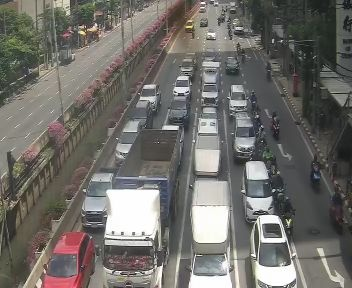
#> input picture ai-detect-traffic/bmatraffic_yolo_pipeline/src/data/snapshots/sathon12_footbridge_id1748.jpg.raw.jpg, 352 x 288 px
$ python -i bma_lastest.py   (imports and definitions only)   (Python 2 division)
#> lines starting #> are read from the running program, lines starting #| are printed output that depends on the picture
import argparse, os, json, time, traceback, cv2, pandas as pd, numpy as np, re, requests
from io import BytesIO
from PIL import Image
from datetime import datetime, timedelta
from typing import Optional
from ultralytics import YOLO
from utils import align_to_window, class_filter_map, now_local, slugify, get_lag_values
from urllib.parse import urljoin, urlparse, parse_qs
from shapely.geometry import Polygon, Point
import cv2, numpy as np, requests

# เก็บเฉพาะถนนฝั่งขวา
ROI_RIGHT_INCLUDE_NORM = [
    (0.45, 0.15),  # บนซ้ายของฝั่งขวา (ร่นซ้ายเล็กน้อยเพื่อให้ center ของรถเข้า ROI ง่ายขึ้น)
    (0.80, 0.15),  # บนขวา
    (1.00, 1.00),  # ล่างขวา
    (0.10, 1.00),  # ล่างซ้ายของฝั่งขวา
]


# [30 lines left out: functions norm_to_abs_points, apply_polygon_mask, not called in this run]


def enhance_image_for_detection(image):
    """
    ปรับปรุงภาพให้เหมาะสำหรับการตรวจจับรถ โดยเฉพาะในเวลากลางคืน
    ใช้ adaptive histogram equalization และปรับ contrast/brightness อัตโนมัติ
    """
    if image is None or image.size == 0:
        return image

    # สำเนาภาพต้นฉบับ
    enhanced = image.copy()

    # ตรวจสอบความสว่างโดยรวมของภาพ
    gray = cv2.cvtColor(enhanced, cv2.COLOR_BGR2GRAY)
    mean_brightness = np.mean(gray)

    # ถ้าภาพมืดมาก (กลางคืน) ให้ปรับปรุงแสง
    if mean_brightness < 80:  # ค่าความสว่างต่ำ = กลางคืน
        print(f"[enhance] Dark image detected (brightness: {mean_brightness:.1f}), applying night enhancement")

        # 1. ใช้ CLAHE (Contrast Limited Adaptive Histogram Equalization) เพื่อเพิ่ม contrast
        clahe = cv2.createCLAHE(clipLimit=3.0, tileGridSize=(8,8))

        # แยกช่องสี BGR
        b, g, r = cv2.split(enhanced)

        # ใช้ CLAHE กับแต่ละช่องสี
        b_enhanced = clahe.apply(b)
        g_enhanced = clahe.apply(g)
        r_enhanced = clahe.apply(r)

        # รวมช่องสีกลับเข้าด้วยกัน
        enhanced = cv2.merge([b_enhanced, g_enhanced, r_enhanced])

        # 2. ปรับ gamma เพื่อเพิ่มความสว่างในพื้นที่มืด
        gamma = 1.2  # ค่า gamma > 1 จะทำให้ภาพสว่างขึ้น
        inv_gamma = 1.0 / gamma
        table = np.array([((i / 255.0) ** inv_gamma) * 255 for i in np.arange(0, 256)]).astype("uint8")
        enhanced = cv2.LUT(enhanced, table)

        # 3. ปรับ brightness และ contrast เล็กน้อย
        alpha = 1.15  # contrast multiplier (> 1 เพิ่ม contrast)
        beta = 15     # brightness addition
        enhanced = cv2.convertScaleAbs(enhanced, alpha=alpha, beta=beta)

    elif mean_brightness > 200:  # ภาพสว่างมาก (อาจเป็นภาพขาวหรือแสงจ้า)
        print(f"[enhance] Very bright image detected (brightness: {mean_brightness:.1f}), applying bright enhancement")

        # ลด brightness และเพิ่ม contrast เล็กน้อย
        alpha = 1.1   # เพิ่ม contrast เล็กน้อย
        beta = -10    # ลด brightness
        enhanced = cv2.convertScaleAbs(enhanced, alpha=alpha, beta=beta)

    elif mean_brightness < 120:  # ภาพค่อนข้างมืด (เช่น เย็น/เช้า)
        print(f"[enhance] Medium dark image detected (brightness: {mean_brightness:.1f}), applying moderate enhancement")

        # ใช้ CLAHE แบบอ่อนๆ
        clahe = cv2.createCLAHE(clipLimit=2.0, tileGridSize=(8,8))
        lab = cv2.cvtColor(enhanced, cv2.COLOR_BGR2LAB)
        l, a, b = cv2.split(lab)
        l = clahe.apply(l)
        enhanced = cv2.merge([l, a, b])
        enhanced = cv2.cvtColor(enhanced, cv2.COLOR_LAB2BGR)

        # ปรับ brightness เล็กน้อย
        alpha = 1.05
        beta = 10
        enhanced = cv2.convertScaleAbs(enhanced, alpha=alpha, beta=beta)
    else:
        # ภาพมีความสว่างปกติ (กลางวัน) ไม่ต้องปรับ
        print(f"[enhance] Normal brightness image (brightness: {mean_brightness:.1f}), no enhancement needed")

    return enhanced

# [284 lines left out: functions detect_lighting_condition, bilinear, lane_boundary_polyline, lane_polygon, create_lane_polygons, assign_vehicles_to_lanes and 3 more, not called in this run]


# กำหนดประเภทยานพาหนะที่ต้องการนับ (ต้องตรงกับ VEHICLE_CLASS_NAMES ใน utils.py)
# COCO dataset class IDs: 1=bicycle, 2=car, 3=motorcycle, 5=bus, 7=truck
SUPPORTED = {"car", "bus", "truck"}

# ======= LANE DIVISION CONFIG =======
NLANES = 5                   # จำนวนเลนที่ต้องการแบ่ง
MAX_VEHICLES_PER_LANE = 7    # จำนวนรถสูงสุดต่อเลน (100% density)
SAMPLES_ALONG = 80           # จำนวนจุดสุ่มตามแนวยาว (สำหรับเส้นโค้งเลน)

# [1241 lines left out: functions open_stream, is_image_like_url, derive_bma_referer, find_snapshot_in_text, guess_snapshot_from_id, fetch_snapshot_frame and 5 more, not called in this run]

# [2 lines not run here, left out]

>>> import cv2
>>> picture = cv2.imread('data/snapshots/sathon12_footbridge_id1748.jpg.raw.jpg', cv2.IMREAD_GRAYSCALE)
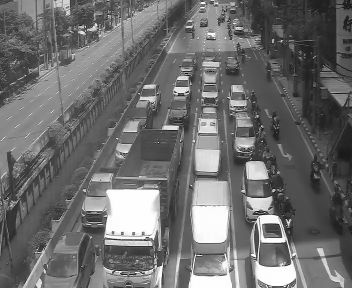
#> picture: shape (288, 352); min 1, max 255, mean 109.9
#> (the run stopped early here; a loop or call above may not have finished)

$ run again, on ai-detect-traffic/bmatraffic_yolo_pipeline/src/data/snapshots/sathon12_footbridge_id996.jpg.raw.jpg
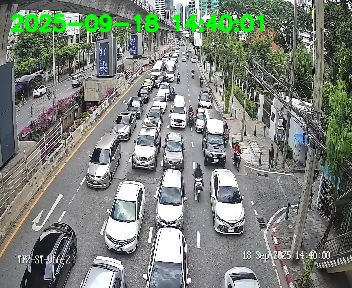
#> input picture ai-detect-traffic/bmatraffic_yolo_pipeline/src/data/snapshots/sathon12_footbridge_id996.jpg.raw.jpg, 352 x 288 px
#> `picture = cv2.imread('data/snapshots/sathon12_footbridge_id1748.jpg.ra..`:
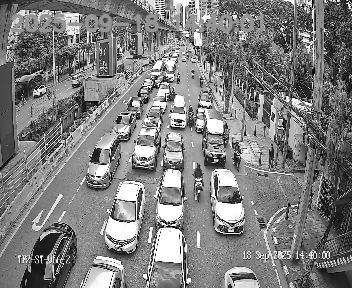
#> picture: shape (288, 352); min 0, max 255, mean 126.5

$ run again, on ai-detect-traffic/bmatraffic_yolo_pipeline/src/data/snapshots/sathon12_footbridge_id1748_density_visualization.jpg
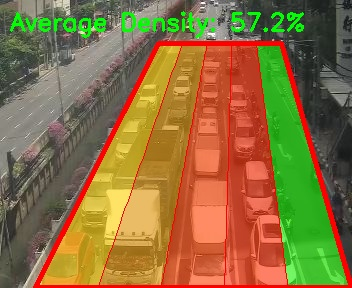
#> input picture ai-detect-traffic/bmatraffic_yolo_pipeline/src/data/snapshots/sathon12_footbridge_id1748_density_visualization.jpg, 352 x 288 px
#> `picture = cv2.imread('data/snapshots/sathon12_footbridge_id1748.jpg.ra..`:
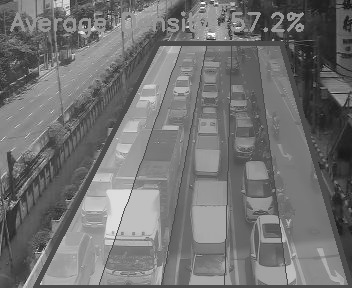
#> picture: shape (288, 352); min 12, max 255, mean 114.5
